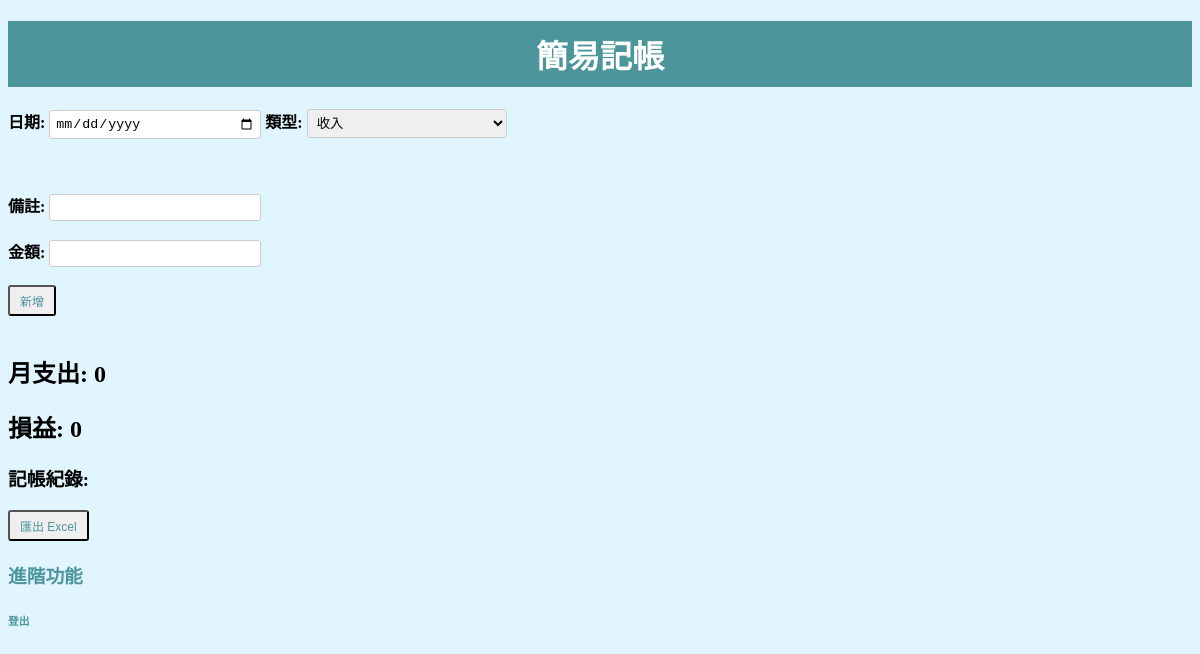
Page /expense (signed in) on the earlier database version.
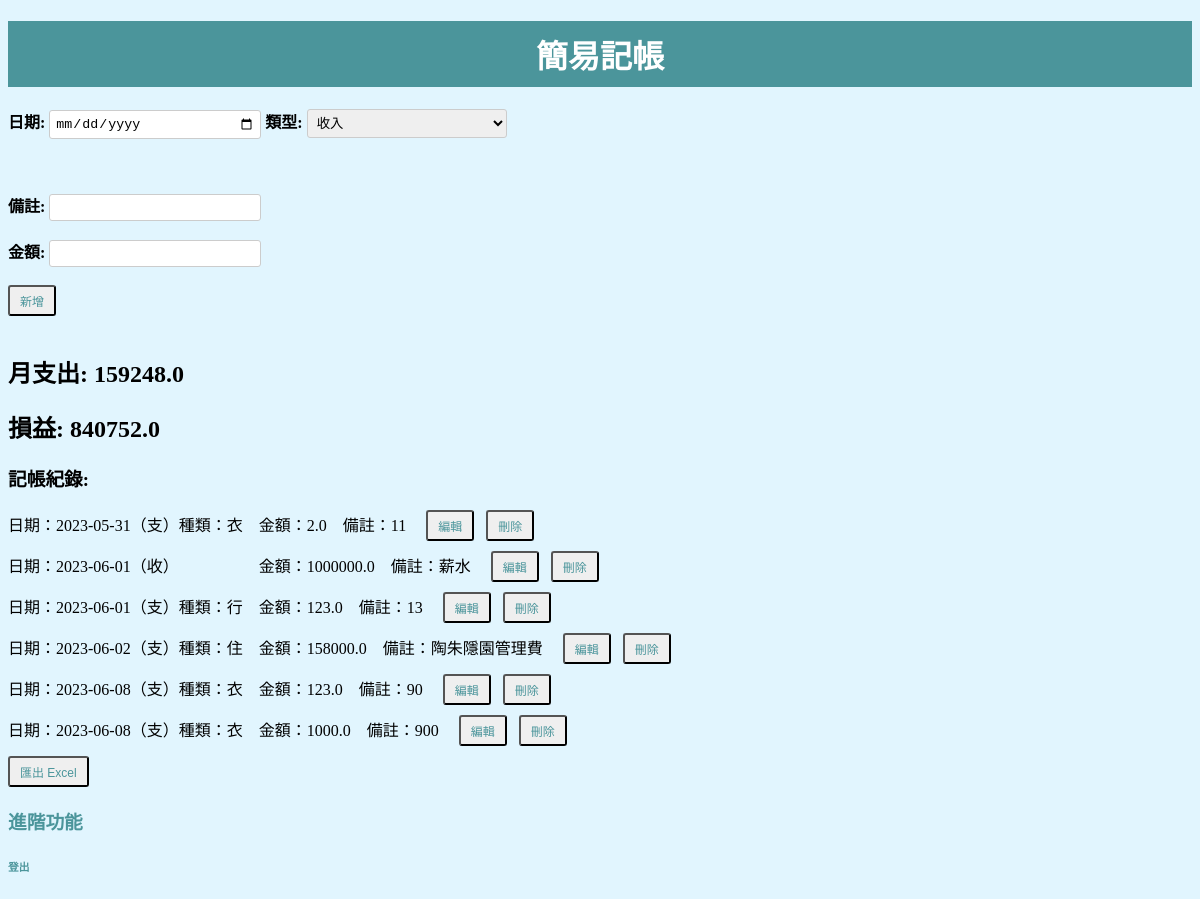
Same page on the later database version.
### tables this page shows
CREATE TABLE expenses
                  (id INTEGER PRIMARY KEY AUTOINCREMENT,
                   username TEXT NOT NULL,
                   category TEXT NOT NULL,
                   amount REAL NOT NULL,
                   note TEXT,
                   date TEXT NOT NULL);

### bookKeeping.py (the view, shortened to what this page needs)
@app.route('/expense', methods=['GET', 'POST'])
def expense():
    if 'username' not in session:
        return redirect('/login')
    with sqlite3.connect('database.db') as conn:
        cursor = conn.cursor()
        cursor.execute('SELECT * FROM expenses WHERE username = ? ORDER BY date', (session['username'],))
        expenses = cursor.fetchall()
        expense = sum(expense[3] for expense in expenses if expense[3] < 0)
        profit_loss = calculate_profit_loss(expenses)
        category = request.args.get('category')  # 從URL參數獲取用戶選擇的分類
        if category:
            expenses = sorted(expenses, key=lambda x: x[2] if x[2] == category else '')
    with sqlite3.connect('database.db') as conn:
        cursor = conn.cursor()
        cursor.execute('PRAGMA table_info(expenses)')
        columns = [column[1] for column in cursor.fetchall()]
        if 'category' not in columns:
            cursor.execute('ALTER TABLE expenses ADD COLUMN category TEXT')  # 添加 category 欄位
    return render_template('expense.html', expenses=expenses, expense=expense, profit_loss=profit_loss)

### bookKeeping.py (called while the page is built)
def calculate_profit_loss(expenses_data):
    income = sum(expense[3] for expense in expenses_data if expense[3] > 0)
    expenses = sum(expense[3] for expense in expenses_data if expense[3] < 0)
    return income + expenses

### templates/expense.html (shortened to what this page needs)
<!DOCTYPE html>
<html>
<head>
</head>
<body>
    <h1>簡易記帳</h1>
    <form method="POST" action="/expense">
        <label for="date">日期:</label>
        <input type="date" id="date" name="date">
        <label for="record_type">類型:</label>
        <select id="record_type" name="record_type">
            <option value="income">收入</option>
        </select>
        <br><br>
        <br><br>
        <label for="note">備註:</label>
        <input type="text" id="note" name="note">
        <br><br>
        <label for="amount">金額:</label>
        <input type="number" id="amount" name="amount">
        <br><br>
        <button type="submit" id="add-button">新增</button>
    </form>
    <br>
    <h2>月支出: {{ expense|abs}}</h2>
    <h2>損益: {{ profit_loss }}</h2>
    <h3>記帳紀錄:</h3>
    <ul>
        {% for expense in expenses %}
            {% if expense[3] > 0 %}
                <li>日期：{{ expense[5] }}（收）&nbsp;&nbsp;&nbsp;&nbsp;&nbsp;&nbsp;&nbsp;&nbsp;&nbsp;&nbsp;&nbsp;&nbsp;&nbsp;&nbsp;&nbsp;&nbsp;&nbsp;&nbsp;&nbsp;&nbsp;金額：{{ expense[3] }}&nbsp;&nbsp;&nbsp;&nbsp;備註：{{ expense[4] }}&nbsp;&nbsp;&nbsp;&nbsp;&nbsp;<button type="button" onclick="editExpense({{ expense[0] }})">編輯</button>&nbsp;&nbsp;&nbsp;<button type="submit"  onclick="deleteExpense({{ expense[0] }})">刪除</button></li>
            {% elif expense[3] < 0 %}
                <li>日期：{{ expense[5] }}（支）種類：{{ expense[2] }}&nbsp;&nbsp;&nbsp;&nbsp;金額：{{ expense[3]|abs }}&nbsp;&nbsp;&nbsp;&nbsp;備註：{{ expense[4] }}&nbsp;&nbsp;&nbsp;&nbsp;&nbsp;<button type="button" onclick="editExpense({{ expense[0] }})">編輯</button>&nbsp;&nbsp;&nbsp;<button type="submit" onclick="deleteExpense({{ expense[0] }})">刪除</button>
                </li></li>
            {% endif %}
        {% endfor %}
        <button type="button" onclick="exportToExcel()">匯出 Excel</button>
    </ul>
    <a href="/advanced"><h3>進階功能</h3><a>
    <a href="/logout"><h6>登出</h6></a>
</body>
</html>

### templates/expense.html (style rules this page uses)
body { background-color: #e1f5fe; }
h1 { color: white; text-align: center; background-color: #4b959b; padding: 10px; }
ul { list-style-type: none; padding: 0; }
li { margin-bottom: 10px; }
button { background-color: #4b959b border: none; color: #4b959b; padding: 5px 10px; text-align: center; text-decoration: none; display: inline-block; font-size: 12px; border-radius: 3px; cursor: pointer; }
a { color: #4b959b; text-decoration: none; }
h3 { margin-top: 20px; }
input[type="date"], input[type="number"], select, input[type="text"] { width: 200px; padding: 5px; border-radius: 3px; border: 1px solid #ccc; }
label { font-weight: bold; }

Differences in the rows shown:
added expenses: date "2023-05-31", category "衣", amount "2.0", note "11"
added expenses: date "2023-06-01", amount "1000000.0", note "薪水"
added expenses: date "2023-06-01", category "行", amount "123.0", note "13"
added expenses: date "2023-06-02", category "住", amount "158000.0", note "陶朱隱園管理費"
added expenses: date "2023-06-08", category "衣", amount "123.0", note "90"
added expenses: date "2023-06-08", category "衣", amount "1000.0", note "900"
Other differences:
{{ expense|abs }}: "0" → "159248.0"
{{ profit_loss }}: "0" → "840752.0"
